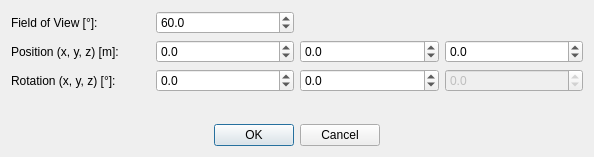
<?xml version="1.0" encoding="UTF-8"?>
<ui version="4.0">
 <class>CameraParameters</class>
 <widget class="QDialog" name="CameraParameters">
  <property name="windowModality">
   <enum>Qt::ApplicationModal</enum>
  </property>
  <property name="geometry">
   <rect>
    <x>0</x>
    <y>0</y>
    <width>594</width>
    <height>157</height>
   </rect>
  </property>
  <property name="windowTitle">
   <string>Camera parameters</string>
  </property>
  <layout class="QVBoxLayout" name="verticalLayout_2">
   <item>
    <layout class="QVBoxLayout" name="verticalLayout">
     <item>
      <layout class="QGridLayout" name="gridLayout">
       <item row="0" column="0">
        <widget class="QLabel" name="lbl_FOV">
         <property name="text">
          <string>Field of View [°]:</string>
         </property>
        </widget>
       </item>
       <item row="0" column="1">
        <widget class="QDoubleSpinBox" name="sbx_FOV">
         <property name="decimals">
          <number>1</number>
         </property>
         <property name="minimum">
          <double>15.000000000000000</double>
         </property>
         <property name="maximum">
          <double>140.000000000000000</double>
         </property>
         <property name="value">
          <double>60.000000000000000</double>
         </property>
        </widget>
       </item>
       <item row="1" column="0">
        <widget class="QLabel" name="lbl_CameraPosition">
         <property name="text">
          <string>Position (x, y, z) [m]:</string>
         </property>
        </widget>
       </item>
       <item row="1" column="1">
        <widget class="QDoubleSpinBox" name="sbx_CameraPositionX">
         <property name="decimals">
          <number>1</number>
         </property>
         <property name="minimum">
          <double>-10000000000.000000000000000</double>
         </property>
         <property name="maximum">
          <double>10000000000.000000000000000</double>
         </property>
        </widget>
       </item>
       <item row="1" column="2">
        <widget class="QDoubleSpinBox" name="sbx_CameraPositionY">
         <property name="decimals">
          <number>1</number>
         </property>
         <property name="minimum">
          <double>-10000000000.000000000000000</double>
         </property>
         <property name="maximum">
          <double>10000000000.000000000000000</double>
         </property>
        </widget>
       </item>
       <item row="1" column="3">
        <widget class="QDoubleSpinBox" name="sbx_CameraPositionZ">
         <property name="decimals">
          <number>1</number>
         </property>
         <property name="minimum">
          <double>-10000000000.000000000000000</double>
         </property>
         <property name="maximum">
          <double>10000000000.000000000000000</double>
         </property>
        </widget>
       </item>
       <item row="2" column="0">
        <widget class="QLabel" name="lbl_CameraRotation">
         <property name="text">
          <string>Rotation (x, y, z) [°]:</string>
         </property>
        </widget>
       </item>
       <item row="2" column="1">
        <widget class="QDoubleSpinBox" name="sbx_CameraRotationX">
         <property name="decimals">
          <number>1</number>
         </property>
         <property name="minimum">
          <double>-180.000000000000000</double>
         </property>
         <property name="maximum">
          <double>180.000000000000000</double>
         </property>
        </widget>
       </item>
       <item row="2" column="2">
        <widget class="QDoubleSpinBox" name="sbx_CameraRotationY">
         <property name="decimals">
          <number>1</number>
         </property>
         <property name="minimum">
          <double>-180.000000000000000</double>
         </property>
         <property name="maximum">
          <double>180.000000000000000</double>
         </property>
        </widget>
       </item>
       <item row="2" column="3">
        <widget class="QDoubleSpinBox" name="sbx_CameraRotationZ">
         <property name="enabled">
          <bool>false</bool>
         </property>
         <property name="decimals">
          <number>1</number>
         </property>
         <property name="minimum">
          <double>-10000000000.000000000000000</double>
         </property>
         <property name="maximum">
          <double>10000000000.000000000000000</double>
         </property>
        </widget>
       </item>
      </layout>
     </item>
     <item>
      <spacer name="verticalSpacer">
       <property name="orientation">
        <enum>Qt::Vertical</enum>
       </property>
       <property name="sizeHint" stdset="0">
        <size>
         <width>21</width>
         <height>40</height>
        </size>
       </property>
      </spacer>
     </item>
     <item>
      <widget class="QDialogButtonBox" name="buttonBox">
       <property name="orientation">
        <enum>Qt::Horizontal</enum>
       </property>
       <property name="standardButtons">
        <set>QDialogButtonBox::Cancel|QDialogButtonBox::Ok</set>
       </property>
       <property name="centerButtons">
        <bool>true</bool>
       </property>
      </widget>
     </item>
    </layout>
   </item>
  </layout>
 </widget>
 <resources/>
 <connections>
  <connection>
   <sender>buttonBox</sender>
   <signal>accepted()</signal>
   <receiver>CameraParameters</receiver>
   <slot>accept()</slot>
   <hints>
    <hint type="sourcelabel">
     <x>248</x>
     <y>254</y>
    </hint>
    <hint type="destinationlabel">
     <x>157</x>
     <y>274</y>
    </hint>
   </hints>
  </connection>
  <connection>
   <sender>buttonBox</sender>
   <signal>rejected()</signal>
   <receiver>CameraParameters</receiver>
   <slot>reject()</slot>
   <hints>
    <hint type="sourcelabel">
     <x>316</x>
     <y>260</y>
    </hint>
    <hint type="destinationlabel">
     <x>286</x>
     <y>274</y>
    </hint>
   </hints>
  </connection>
 </connections>
</ui>
